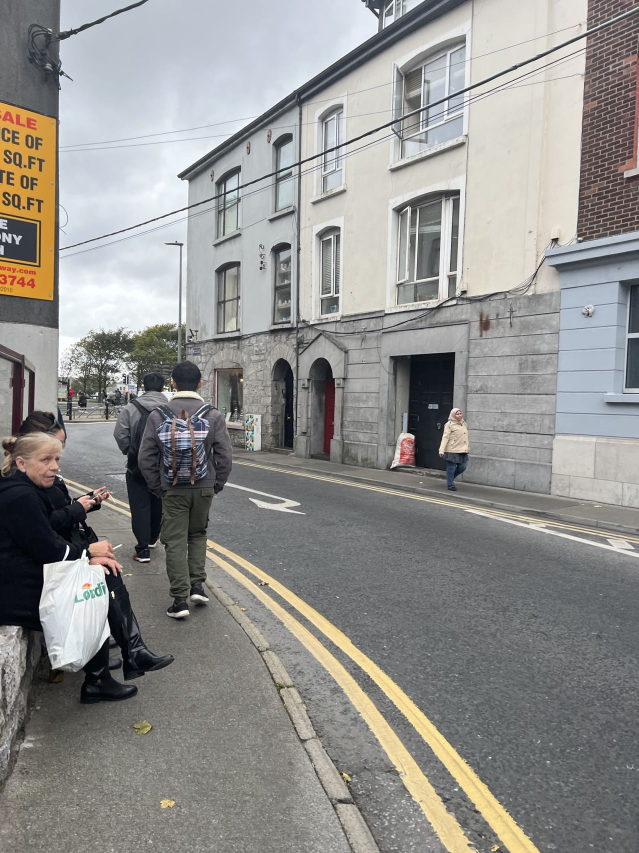
#> input picture picture1.jpg, 1278 x 1706 px (shown at 1/2 size)
$ python Part_1_LogTransformation.py   (older library calls are emulated)
#> lines starting #> are read from the running program, lines starting #| are printed output that depends on the picture
import matplotlib.pyplot as plt
import numpy as np
import pandas as pd
import cv2

# Read image and change into Grayscale
img = cv2.imread("picture1.jpg",0)
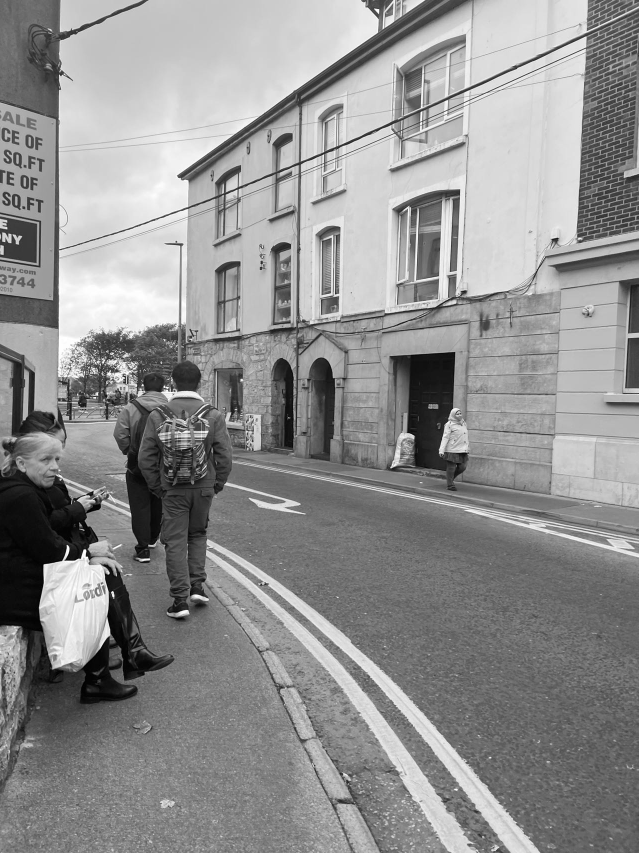
#> img: shape (1706, 1278) (shown at 1/2 size); min 0, max 255, mean 144
img = cv2.resize(img,(300,500))
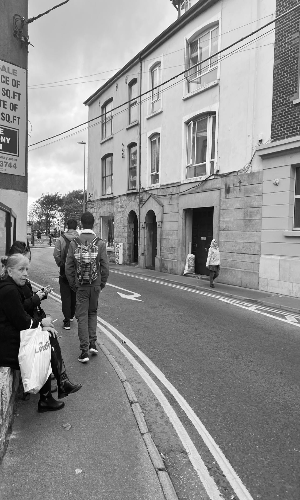
#> img: shape (500, 300); min 0, max 255, mean 143.9


# image normalization

def normalize(img):
    img = (img - np.min(img))/ (np.max(img) - np.min(img)) * 255.0
    return img


# Log Argument
def log(c,img):
#> called with c = 4
    img = img.astype(np.float)
    result = c*np.log(1.0+img)
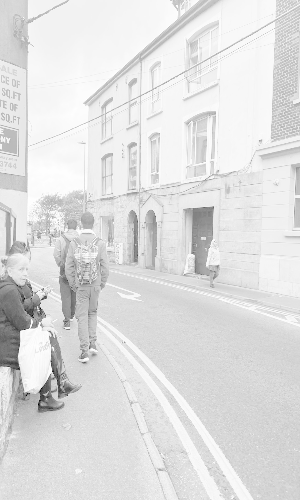
#> result: shape (500, 300) float64; min 0, max 22.18, mean 19.4; drawn with min black and max white
    result = normalize(result)
    return result.astype(np.uint8)


result = log(4, img)


cv2.imshow("result1", result)
cv2.imwrite("picture1_log_result.jpg", result)
cv2.waitKey(0)

$ run again, with nature1.jpg copied over picture1.jpg
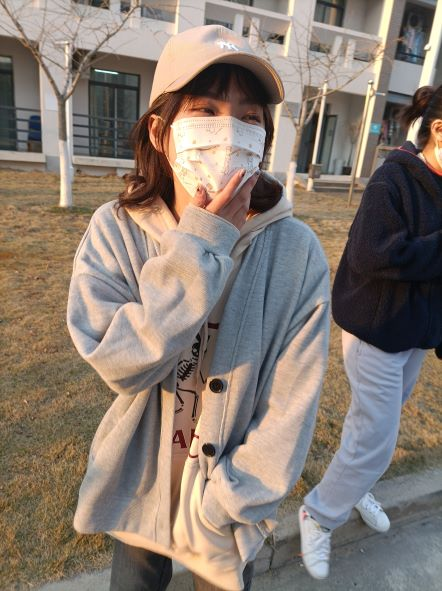
#> input picture nature1.jpg, 442 x 591 px
#> `img = cv2.resize(img,(300,500))`:
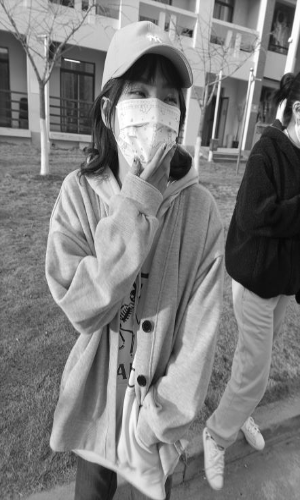
#> img: shape (500, 300); min 4, max 255, mean 126.2
#> in log, `result = c*np.log(1.0+img)`:
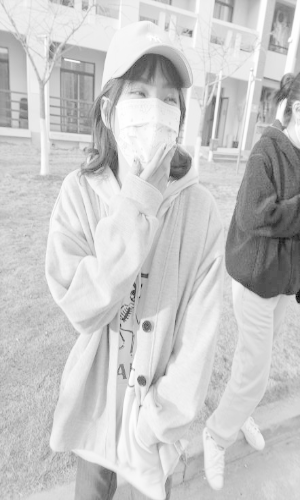
#> result: shape (500, 300) float64; min 6.44, max 22.18, mean 18.8; drawn with min black and max white
